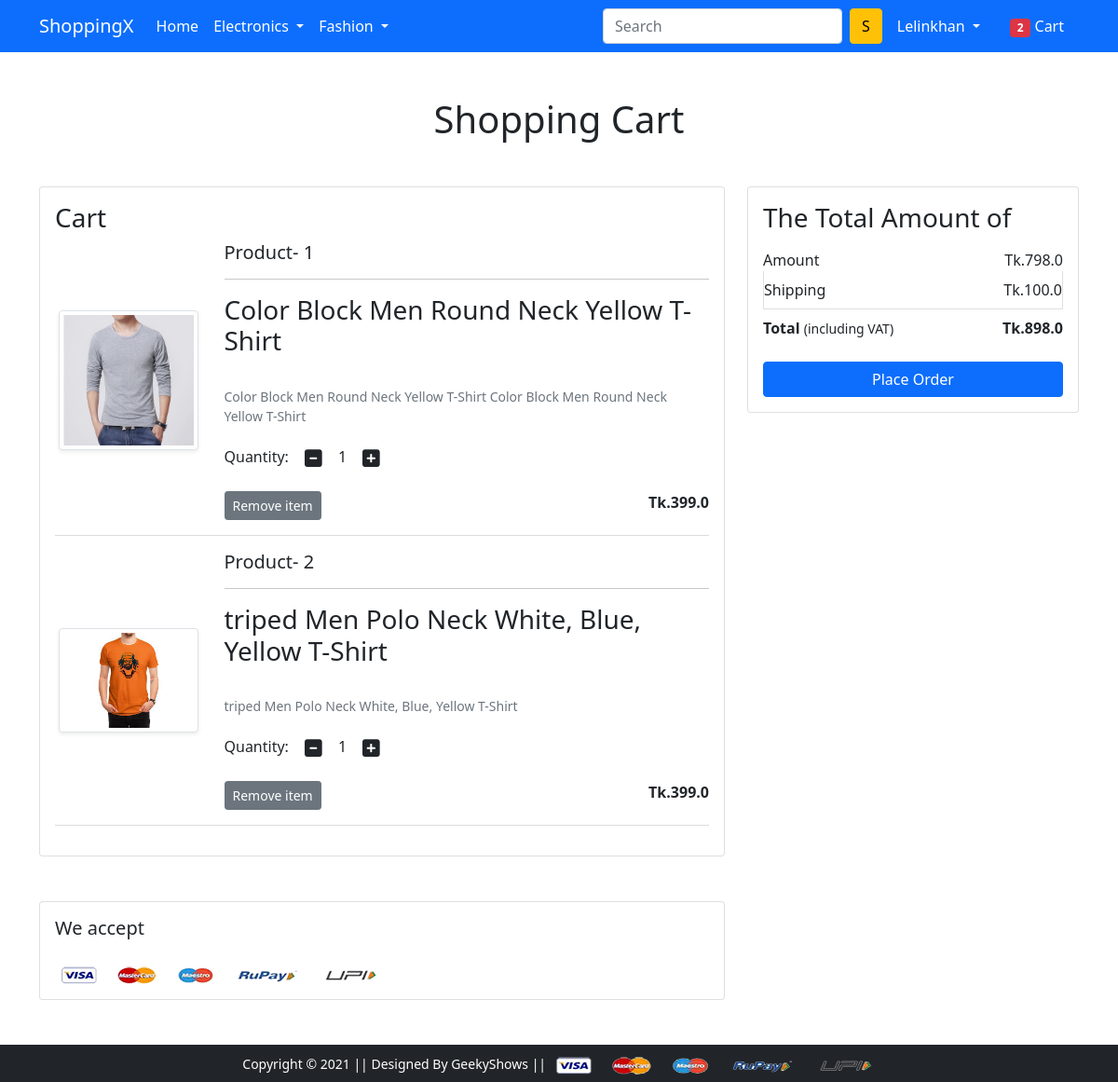
The app's page /cart/ (signed in) with its own data.
### app/models.py (models this page shows, shortened)
class Cart(models.Model):
    user = models.ForeignKey(User, on_delete=models.CASCADE)
    product = models.ForeignKey(Product, on_delete=models.CASCADE)
    quantity = models.PositiveIntegerField(default=1)

class Product(models.Model):
    title = models.CharField(max_length=100)
    selling_price = models.FloatField()
    discount_price = models.FloatField()
    description = models.TextField()
    brand = models.CharField(max_length=100)
    category = models.CharField(choices=CATEGORY_CHOICE, max_length=2)
    product_image = models.ImageField(upload_to='productimg')

### app/views.py (the view)
# urls.py: path('cart/', views.show_cart, name='show_cart'),
@login_required()
def show_cart(request):
    total_cart = 0
    if request.user.is_authenticated:
        user = request.user
        carts = Cart.objects.filter(user=user)
        amount = 0.0
        shipping_amount = 100.0
        total_amount = 0.0
        cart_product = [p for p in Cart.objects.all() if p.user == request.user]
        if cart_product:
            for p in cart_product:
                temp = p.quantity * p.product.discount_price
                amount += temp
                total_amount = amount + shipping_amount
    if request.user.is_authenticated:
        total_cart += len(Cart.objects.filter(user=request.user))
    context = {
        'carts': carts,
        'total_amount': total_amount,
        'amount': amount,
        'shipping_amount': shipping_amount,
        'total_cart': total_cart
    }
    return render(request, 'app/addtocart.html', context)

### app/templates/app/addtocart.html (shortened to what this page needs)
{% extends 'app/base.html' %}
{% load static %}
{% block main-content %}
<div class="container my-5">
 <div class="row">
  <h1 class="text-center mb-5">Shopping Cart</h1>
  <div class="col-sm-8">
  <div class="card">
   <div class="card-body">
    <h3>Cart</h3>
    {% for cart in carts %}
      {% if cart is not None %}
    <div class="row">
     <div class="col-sm-3 text-center align-self-center"><img src="{{cart.product.product_image.url}}" alt="" srcset="" class="img-fluid img-thumbnail shadow-sm" height="150" width="150"> </div>
     <div class="col-sm-9">
      <div>
       <h5>Product- {{forloop.counter}} </h5>
       <hr>
       <h3>{{cart.product.title}} </h3>
       <br>
       <p class="mb-2 text-muted small">{{cart.product.description}}</p>
       <div class="my-3">
        <label for="quantity">Quantity:</label>
        <a class="minus-cart btn" pid="{{cart.product.id}}"><i class="fas fa-minus-square fa-lg"></i></a>
          <span id="quantity">{{cart.quantity}}</span>
        <a class="plus-cart btn" pid="{{cart.product.id}}"><i class="fas fa-plus-square fa-lg"></i></a>
       </div>
       <div class="d-flex justify-content-between">
        <a href="#" class="remove-cart btn btn-sm btn-secondary mr-3" pid="{{cart.product.id}}">Remove item </a>
        <p class="mb-0"><span><strong>Tk.{{cart.product.discount_price}} </strong></span></p>
       </div>
      </div>
       {% else %}
         <h1 class="text-warning">Empty</h1>
         <p class="text-danger">Please!Cart Your Product To Place Order!!</p>
       {% endif %}
     </div>
    </div>
    <hr class="text-muted">
    {% endfor %}
   </div>
   </div>
  </div>
  <div class="col-sm-4">
   <div class="card">
    <div class="card-body">
      <h3>The Total Amount of</h3>
      <ul class="list-group">
       <li class="list-group-item d-flex justify-content-between align-items-center border-0 px-0 pb-0">Amount<span><span id="amount">Tk.{{amount}}</span></span></li>
       <li class="list-group-item d-flex justify-content-between align-items-center px-0">Shipping<span>Tk.{{shipping_amount}}</span></li>
       <li class="list-group-item d-flex justify-content-between align-items-center border-0 px-0 mb-3">
        <div>
           <strong>Total</strong> <small>(including VAT)</small>
         </div>
         <span><strong><strong id ="total_amount">Tk.{{total_amount}}</strong></strong></span>
       </li>
      </ul>
        {% if carts %}
          <div class="d-grid"><a href="{% url 'checkout' %}" class="btn btn-primary" >Place Order</a></div>
          {% else %}
           <div class="d-grid"><a href="{% url 'checkout' %}" class="btn btn-primary disabled">Place Order</a></div>
      {% endif %}
    </div>
   </div>
  </div>
 </div>
</div>
<div class="container">
 <div class="row">
  <div class="col-sm-8">
   <div class="card">
    <div class="card-body">
      <h5 class="mb-4">We accept</h5>
      <img src="{% static 'app/images/payment.png' %}" alt="" class="img-fluid">
    </div>
  </div>
  </div>
 </div>
</div>
{% endblock main-content %}

### app/templates/app/base.html (shortened to what this page needs)
<!doctype html>
{% load static %}
<html lang="en">
  <head>
    <link href="https://cdn.jsdelivr.net/npm/bootstrap@5.0.0-beta1/dist/css/bootstrap.min.css" rel="stylesheet">
    <link rel="stylesheet" href="{% static 'app/css/owl.carousel.min.css' %}">
    <link rel="stylesheet" href="{% static 'app/css/all.min.css' %}">
    <link rel="stylesheet" href="{% static 'app/css/style.css' %}">
  </head>
  <body>
    <nav class="navbar navbar-expand-lg navbar-dark bg-primary">
     <div class="container">
       <a class="navbar-brand" href="/">ShoppingX</a>
       <div class="collapse navbar-collapse" id="navbarSupportedContent">
         <ul class="navbar-nav me-auto mb-2 mb-lg-0">
           <li class="nav-item">
             <a class="nav-link active" aria-current="page" href="/">Home</a>
           </li>
           <li class="nav-item dropdown">
             <a class="nav-link dropdown-toggle text-white" href="#" id="electronicsDropdown" role="button" data-bs-toggle="dropdown" aria-expanded="false">
               Electronics
             </a>
           </li>
           <li class="nav-item dropdown">
             <a class="nav-link dropdown-toggle text-white" href="#" id="fashionDropdown" role="button" data-bs-toggle="dropdown" aria-expanded="false">
               Fashion
             </a>
           </li>
         </ul>
         <form class="d-flex" method="get" action="{% url 'search' %}">
           <input class="form-control me-2" name="query" type="text" placeholder="Search" aria-label="Search">
           <button class="btn btn-warning" type="submit">S</button>
         </form>
         <div>
          <ul class="navbar-nav me-auto mb-2 mb-lg-0">
              {% if request.user.is_authenticated %}
           <li class="nav-item dropdown mx-2">
              <a class="nav-link dropdown-toggle text-white" href="#" id="profileDropdown" role="button" data-bs-toggle="dropdown" aria-expanded="false">
                {{user.username}}
              </a>
            </li>
            <li class="nav-item mx-2">
             <a href="{% url 'show_cart' %}" class="nav-link text-white"><span class="badge bg-danger">{{total_cart}}</span> Cart </a>
            </li>
              {% endif %}
          </ul>
         </div>
       </div>
     </div>
    </nav>
    {% block main-content %} {% endblock main-content %}
    <footer class="container-fluid bg-dark text-center p-2 mt-5">
        <small class="text-white">Copyright &copy; 2021 || Designed By GeekyShows || </small>
        <img src="{% static 'app/images/payment.png' %}" alt="" srcset="" class="img-fluid" height="2px">
    </footer>
  </body>
</html>

### records on screen
Cart: product.product_image (picture), product "Color Block Men Round Neck Yellow T-Shirt", product.description "Color Block Men Round Neck Yellow T-Shirt Color Block Men Round Neck Yellow T-Shirt", quantity "1", product.discount_price "399.0"
Cart: product.product_image (picture), product "triped Men Polo Neck White, Blue, Yellow T-Shirt", product.description "triped Men Polo Neck White, Blue, Yellow T-Shirt", quantity "1", product.discount_price "399.0"

### other values on screen
{{ user.username }} "Lelinkhan"
{{ total_cart }} "2"
{{ amount }} "798.0"
{{ shipping_amount }} "100.0"
{{ total_amount }} "898.0"
